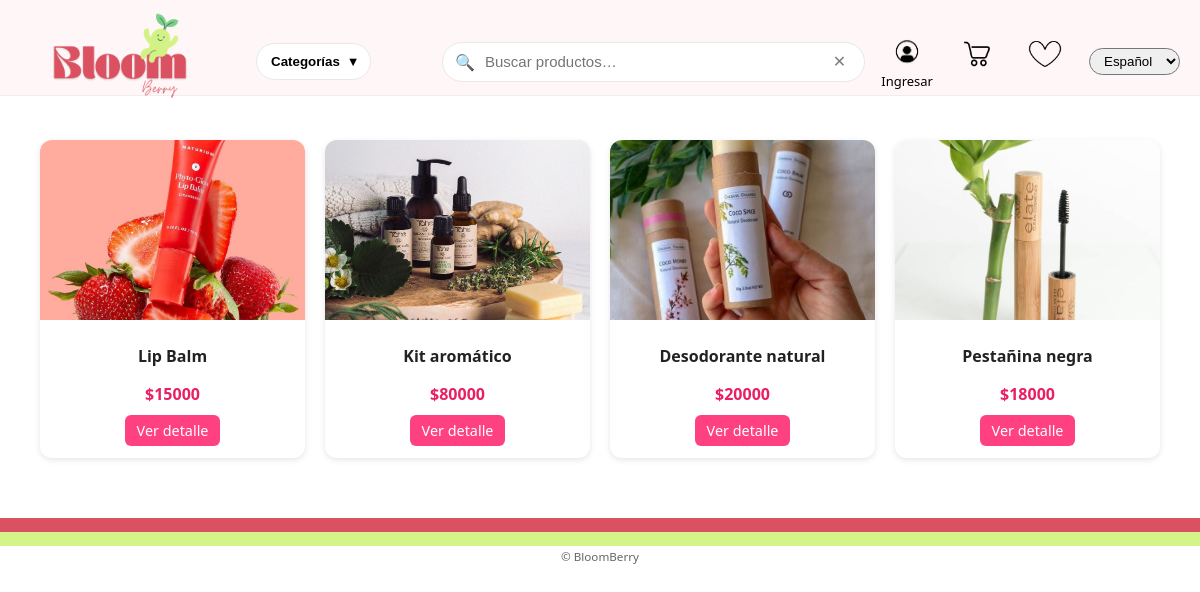
Page /list/ on the committed database.
### products/models.py (models this page shows, shortened)
class Product(models.Model):
    category = models.ForeignKey(
        Category, on_delete=models.CASCADE, related_name="products", null=True, blank=True
    )
    name = models.CharField(max_length=100)
    description = models.TextField()
    price = models.DecimalField(max_digits=10, decimal_places=2)
    stock = models.PositiveIntegerField(default=0)
    fabrication_date = models.DateField()
    image = models.ImageField(upload_to="products/", blank=True, null=True)
    quantity_of_reviews = models.PositiveIntegerField(default=0)
    created_at = models.DateTimeField(auto_now_add=True)

### products/views.py (the view)
# urls.py: path("list/", views.product_list, name="list"),
def product_list(request):
    products = Product.objects.all()
    return render(request, "products/product_list.html", {"products": products})

### templates/products/product_list.html (shortened to what this page needs)
{% extends "base.html" %}
{% load static %}
{% load i18n %}
{% block extra_css %}
<link rel="stylesheet" href="{% static 'css/product_list.css' %}">
{% endblock %}
{% block content %}
<div class="bb-products">
  {% for product in products %}
    <div class="bb-card">
      {% if product.image %}
        <img src="{{ product.image.url }}" alt="{{ product.name }}">
      {% else %}
        <img src="{% static 'images/no-image.png' %}" alt="Sin imagen">
      {% endif %}
      <div class="bb-card-body">
        <h5>{{ product.name }}</h5>
        <p class="price">${{ product.price|floatformat:0 }}</p>
        <a href="{% url 'products:detail' product.id %}" class="bb-btn">{% trans "Ver detalle" %}</a>
      </div>
    </div>
  {% endfor %}
</div>
{% endblock %}

### static/css/main.css (style rules this page uses)
:root { --pink:#DA5162; --lime:#D4F389; --mint:#7DCF8A; --green:#46755B; --off:#FFF7F7; --text:#222; --muted:#666; --radius:14px; }
* { box-sizing:border-box }
html,body { margin:0;padding:0 }
body { font-family:system-ui,-apple-system,Segoe UI,Roboto,Inter,Arial,sans-serif; color:var(--text); background:#fff; }

### static/css/product_list.css (style rules this page uses)
.bb-products { display: grid; grid-template-columns: repeat(auto-fill, minmax(220px, 1fr)); gap: 20px; padding: 20px; }
.bb-card { background: #fff; border-radius: 12px; overflow: hidden; box-shadow: 0 2px 6px rgba(0,0,0,0.1); transition: transform 0.2s ease, box-shadow 0.2s ease; text-align: center; }
.bb-card img { width: 100%; height: 180px; object-fit: cover; }
.bb-card-body { padding: 12px; }
.bb-card-body h5 { font-size: 1rem; margin: 8px 0; }
.bb-card-body .price { font-weight: bold; color: #e91e63; margin-bottom: 10px; }
.bb-btn { display: inline-block; background: #ff4081; color: white; text-decoration: none; padding: 6px 12px; border-radius: 6px; font-size: 0.9rem; transition: background 0.2s; }

### rows in the picture
Product: image (picture), name "Lip Balm", price "15000"
Product: image (picture), name "Kit aromático", price "80000"
Product: image (picture), name "Desodorante natural", price "20000"
Product: image (picture), name "Pestañina negra", price "18000"

### other values in the picture
form field language "Español"
